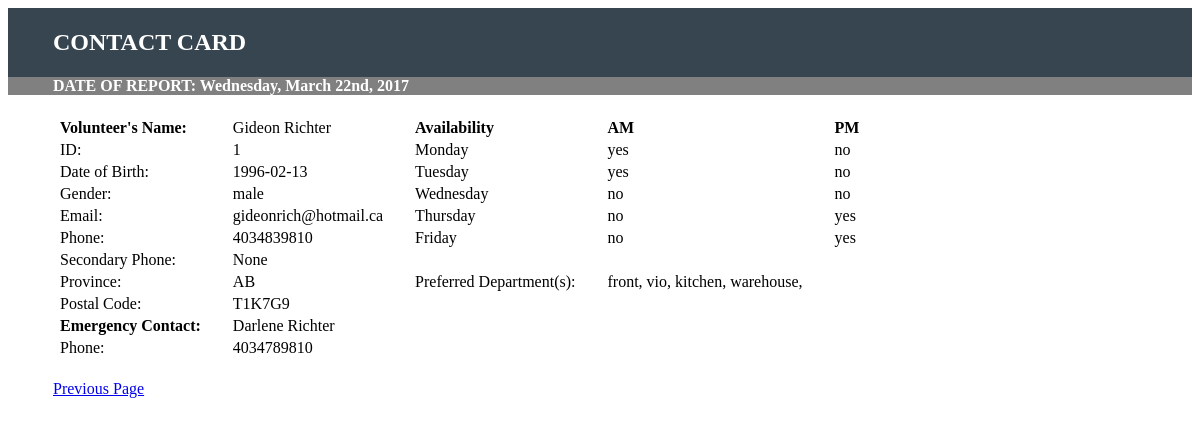
The page /Volunteer/Reports/vIndiInfo.php?id=1 on the database its author committed.
### tables this page shows
CREATE TABLE `jnct_volunteer_emergency_contact` (
  `volunteer_emergency_contact_id` int(11) NOT NULL,
  `volunteer_fk` int(11) NOT NULL,
  `emergency_contact_fk` int(11) NOT NULL,
  `relationship` varchar(30) DEFAULT NULL,
  `phone` varchar(30) DEFAULT NULL
);

CREATE TABLE `volunteer` (
  `volunteer_id` int(11) NOT NULL,
  `volunteer_fname` varchar(32) NOT NULL,
  `volunteer_lname` varchar(32) NOT NULL,
  `volunteer_email` varchar(64) NOT NULL,
  `volunteer_birthdate` date NOT NULL,
  `volunteer_gender` varchar(32) NOT NULL,
  `volunteer_street` varchar(32) NOT NULL,
  `volunteer_city` varchar(32) NOT NULL,
  `volunteer_province` varchar(32) NOT NULL,
  `volunteer_postcode` varchar(10) NOT NULL,
  `volunteer_primaryphone` varchar(20) NOT NULL,
  `volunteer_secondaryphone` varchar(20) DEFAULT 'None',
  `volunteer_status` tinyint(1) NOT NULL
);

CREATE TABLE `pref_avail` (
  `pref_avail_id` int(11) NOT NULL,
  `volunteer_fk` int(11) NOT NULL,
  `weekday` varchar(20) DEFAULT NULL,
  `am` varchar(10) DEFAULT NULL,
  `pm` varchar(10) DEFAULT NULL
);

CREATE TABLE `pref_dept` (
  `pref_dept_id` int(11) NOT NULL,
  `volunteer_fk` int(11) NOT NULL,
  `department` varchar(30) NOT NULL,
  `allow` varchar(10) DEFAULT NULL
);

CREATE TABLE `emergency_contact` (
  `emergency_contact_id` int(11) NOT NULL,
  `emergency_contact_fname` varchar(32) NOT NULL,
  `emergency_contact_lname` varchar(32) NOT NULL
);

### Volunteer/Reports/vIndiInfo.php (the view, shortened to what this page needs)
<?php
	$servername = "localhost";
	$username = "root";
	$password = "";
	$dbname = "foodbank";
	$conn = new mysqli($servername, $username, $password, $dbname);
	$volunteerId = $_GET['id'];
	$sql = "SELECT
			volunteer_id,
			volunteer_fname,
			volunteer_lname,
			volunteer_email,
			volunteer_gender,
			volunteer_birthdate,
			volunteer_street,
			volunteer_city,
			volunteer_province,
			volunteer_postcode,
			volunteer_primaryphone,
			volunteer_secondaryphone,
			volunteer_status,
			emergency_contact_fname,
			emergency_contact_lname,
			phone,
			relationship
		FROM jnct_volunteer_emergency_contact
		JOIN volunteer ON volunteer.volunteer_id = jnct_volunteer_emergency_contact.volunteer_fk
		JOIN emergency_contact ON emergency_contact.emergency_contact_id = jnct_volunteer_emergency_contact.emergency_contact_fk
		WHERE volunteer_id='$volunteerId'";
	$result = $conn->query($sql);
	if($result) {
		$row =$result->fetch_assoc();
		$volunteer_id = $row['volunteer_id'];
		$volunteer_fname = $row['volunteer_fname'];
		$volunteer_lname = $row['volunteer_lname'];
		$volunteer_email = $row['volunteer_email'];
		$volunteer_gender = $row['volunteer_gender'];
		$volunteer_birthdate = $row['volunteer_birthdate'];
		$volunteer_province = $row['volunteer_province'];
		$volunteer_postcode = $row['volunteer_postcode'];
		$volunteer_primaryphone = $row['volunteer_primaryphone'];
		$volunteer_secondaryphone = $row['volunteer_secondaryphone'];
		$emergency_contact_fname = $row['emergency_contact_fname'];
		$emergency_contact_lname = $row['emergency_contact_lname'];
		$phone = $row['phone'];
	}
	function listDepartments($volunteerId, $conn){
		$sql ="SELECT department FROM pref_dept WHERE volunteer_fk='$volunteerId'";
		$result = $conn->query($sql);
		if ($result) {
			while ($row =$result->fetch_assoc()){
				echo $row['department'] . ', ';
			}
		}
	}
	function listAvailiability($volunteerId, $conn, $day){
		$sql ="SELECT am, pm FROM pref_avail WHERE volunteer_fk='$volunteerId' AND weekday='$day'";
		$result = $conn->query($sql);
		if ($result){
			$row =$result->fetch_assoc();
			foreach ($row as $time) {
				echo "<td>$time</td>";
			}
		}
	}
?>
<html>
	<head>
		<link rel="stylesheet" type="text/css" href="reports.css">
	</head>
	<div id="header">
		<h2>CONTACT CARD</h2>
	</div>
	<div id="header2">
		<h4 id="date">DATE OF REPORT: <?php echo date("l, F jS, Y") . "<br>"; ?> </h4>
	</div>
	<table>
	  <tr>
		<td><div class="bold">Volunteer's Name:</div></td><td><?php echo $volunteer_fname .' '. $volunteer_lname ?></td>
		<td><div class="bold">Availability</div>
		<td><div class="bold">AM</td></div>
		<td><div class="bold">PM</td>
	  </tr>
	  <tr>
		<td>ID:</td><td><?php echo $volunteer_id ?></td>
		<td>Monday</td>
		<?php listAvailiability($volunteerId, $conn, 'monday'); ?>
	  </tr>
	  <tr>
		<td>Date of Birth:</td>
		<td><?php echo $volunteer_birthdate?></td>
		<td> Tuesday</td>
		<?php listAvailiability($volunteerId, $conn, 'tuesday') ?>
	  </tr>
	  <tr>
		<td>Gender:</td>
		<td><?php echo $volunteer_gender ?></td>
		<td> Wednesday</td>
		<?php listAvailiability($volunteerId, $conn, 'wednesday') ?>
	  </tr>
	  <tr>
		<td>Email:</td>
		<td><?php echo $volunteer_email ?></td>
		<td> Thursday</td>
		<?php listAvailiability($volunteerId, $conn, 'thursday') ?>
	  </tr>
	  <tr>
		<td>Phone:</td>
		<td><?php echo $volunteer_primaryphone ?></td>
		<td> Friday</td>
		<?php listAvailiability($volunteerId, $conn, 'friday') ?>
	  </tr>
	  <tr>
		<td>Secondary Phone:</td>
		<td>
		<?php echo $volunteer_secondaryphone ?>
	  </tr>
	  <tr>
		<td>Province:</td>
		<td>
		<?php echo $volunteer_province ?></td>
		<td> Preferred Department(s):</td>
		<td><?php listDepartments($volunteerId, $conn) ?></td>
	  </tr>
	  <tr>
		<td>Postal Code:</td>
		<td><?php echo $volunteer_postcode ?></td>
	  </tr>
	  <tr>
		<td><div class="bold">Emergency Contact:</div></td>
		<td><?php echo $emergency_contact_fname .' '. $emergency_contact_lname?></td>
	  </tr>
	  <tr>
		<td>Phone:</td>
		<td><?php echo $phone?></td>
	  </tr>
	</table>
	<a class='link' href="listVolunteers.php">Previous Page</a>
</html>

### Volunteer/Reports/reports.css (style rules this page uses)
#header { padding-left: 45px; color: white; background-color: #36454f; padding-top: 1px; padding-bottom:1px; }
#header2 { padding-left: 45px; color: white; background-color: gray; margin-top: -21px; }
.bold { font-weight: bold; }
td { padding-right: 20px; padding-left:10px; border-color:blue; }
table { margin-left:40px; margin-bottom: 20px; }
.link { margin-left:45px }

### rows shown on the page
jnct_volunteer_emergency_contact: volunteer_fk.volunteer_fname "Gideon", volunteer_fk.volunteer_lname "Richter", volunteer_fk.volunteer_id "1", volunteer_fk.volunteer_birthdate "1996-02-13", volunteer_fk.volunteer_gender "male", volunteer_fk.volunteer_email "gideonrich@hotmail.ca", volunteer_fk.volunteer_primaryphone "4034839810", volunteer_fk.volunteer_secondaryphone "None", volunteer_fk.volunteer_province "AB", volunteer_fk.volunteer_postcode "T1K7G9", emergency_contact_fk.emergency_contact_fname "Darlene", emergency_contact_fk.emergency_contact_lname "Richter", phone "4034789810"
pref_avail: am "yes", pm "no"
pref_avail: am "yes", pm "no"
pref_avail: am "no", pm "yes"
pref_avail: am "no", pm "yes"
pref_dept: department "front"
pref_dept: department "vio"
pref_dept: department "kitchen"
pref_dept: department "warehouse"

### other values the page prints
$time "no"
